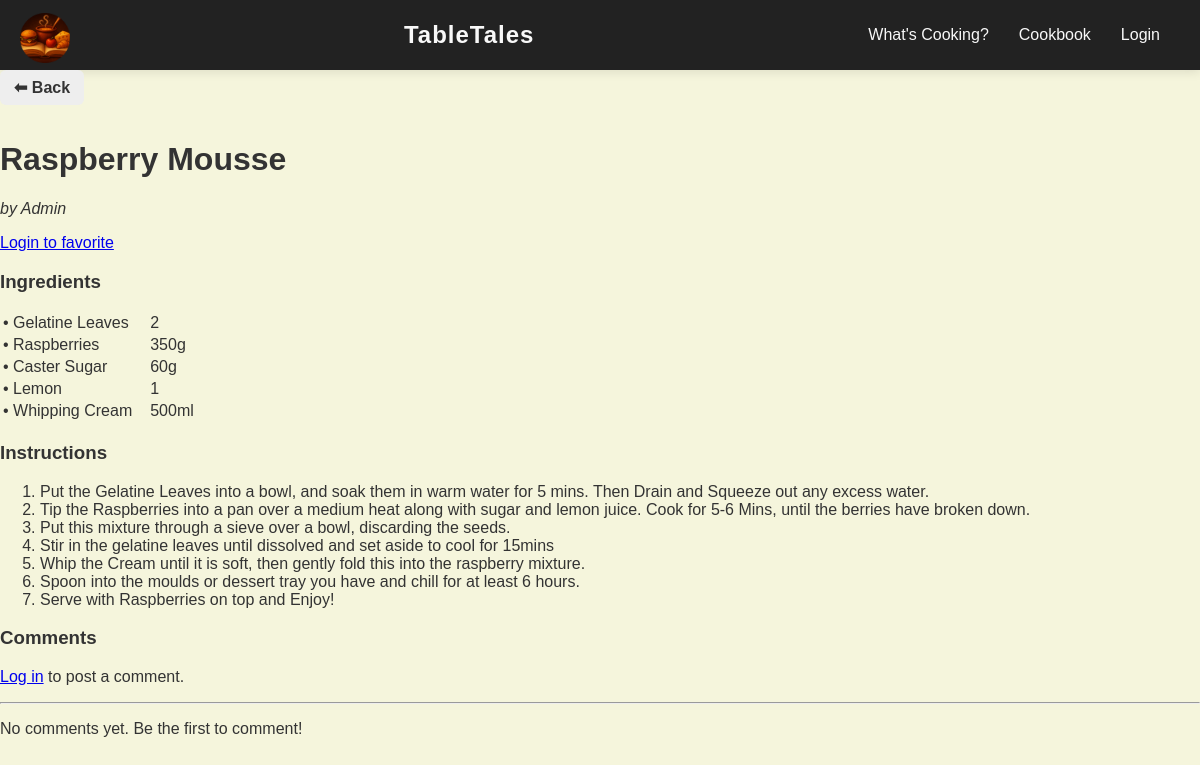
Screenshot of /recipe/8/ with the database file from the repository.
### tabletales/models.py (models this page shows, shortened)
class Recipe(models.Model):
    title = models.CharField(max_length=200)
    author = models.ForeignKey(User, on_delete=models.CASCADE)
    description = models.TextField(blank=True)  # optional short summary
    image = models.ImageField(upload_to='recipes/', default='recipes/default.png', blank=True, null=True)
    instructions = models.TextField(help_text="Enter each step on a new line")
    created_on = models.DateTimeField(auto_now_add=True)
    favorited_by = models.ManyToManyField(User, related_name='favorite_recipes', blank=True)
    def get_instruction_steps(self):
        return [step.strip() for step in self.instructions.split('\n') if step.strip()]
    class Meta:
        ordering = ['-created_on']

class Ingredient(models.Model):
    recipe = models.ForeignKey(
        Recipe,
        related_name='ingredients',
        on_delete=models.CASCADE
    )
    name = models.CharField(max_length=100)
    quantity = models.CharField(max_length=50)

### tabletales/views.py (the view, shortened to what this page needs)
# urls.py: path('recipe/<int:pk>/', views.recipe_detail, name='recipe_detail'),
def recipe_detail(request, pk):
    recipe = get_object_or_404(Recipe, pk=pk)
    comments = recipe.comments.all().order_by('-created_on')
    referer = request.META.get("HTTP_REFERER", "")
    if ("recipe_list" in referer) or ("cookbook" in referer):
        request.session["back_url"] = referer
    back_url = request.session.get("back_url", "/")
    return render(request, 'recipe_detail.html', {
        'recipe': recipe,
        'comments': comments,
        'back_url': back_url,
    })

### tabletales/templates/recipe_detail.html (shortened to what this page needs)
{% extends "base.html" %}
{% block content %}
<div class="detail-buttons">
    <a href="{{ back_url }}" class="btn back-btn">⬅ Back</a>
</div>
<h1>{{ recipe.title }}</h1>
<p><em>by {{ recipe.author.username }}</em></p>
<form action="{% url 'toggle_favorite' recipe.pk %}" method="post" style="display:inline;">
    {% if user.is_authenticated %}
        <button type="submit" style="border:none; background:none; cursor:pointer; font-size:24px;">
            {% if user in recipe.favorited_by.all %}
                ❤️
            {% else %}
                🤍
            {% endif %}
        </button>
    {% else %}
        <a href="{% url 'login' %}">Login to favorite</a>
    {% endif %}
</form>
<h3>Ingredients</h3>
<table>
  {% for ingredient in recipe.ingredients.all %}
  <tr>
    <td>• {{ ingredient.name }}</td>
    <td style="padding-left: 15px;">{{ ingredient.quantity }}</td>
  </tr>
  {% endfor %}
</table>
<h3>Instructions</h3>
<ol>
  {% for step in recipe.get_instruction_steps %}
    <li>{{ step }}</li>
  {% endfor %}
</ol>
<h3>Comments</h3>
{% if user.is_authenticated %}
  <form method="post" class="comment-form" style="margin-bottom:20px;">
    {% csrf_token %}
    <textarea name="text" rows="3" placeholder="Add your comment..." required style="width:100%;"></textarea><br>
    <button type="submit">Post Comment</button>
  </form>
{% else %}
  <p><a href="{% url 'login' %}">Log in</a> to post a comment.</p>
{% endif %}
<hr>
<div class="comments-section">
  {% for comment in comments %}
    <div class="comment" style="margin-bottom: 15px; padding: 10px; border-bottom: 1px solid #ddd;">
      <strong>{{ comment.user.username }}</strong>
      <p>{{ comment.text }}</p>
      <small>{{ comment.created_on|date:"jS F Y, g:i a" }}</small>
      {% if user == comment.user or user.is_staff or user.is_superuser %}
        <div class="comment-actions" style="margin-top: 5px;">
          <a href="{% url 'edit_comment' comment.id %}" style="color: blue; text-decoration: none;">✏️ Edit</a> |
          <a href="{% url 'delete_comment' comment.id %}" style="color: red; text-decoration: none;"
             onclick="return confirm('Are you sure you want to delete this comment?');">🗑️ Delete</a>
        </div>
      {% endif %}
    </div>
  {% empty %}
    <p>No comments yet. Be the first to comment!</p>
  {% endfor %}
</div>
{% endblock %}

### tabletales/static/css/style.css (style rules this page uses)
body { margin: 0; font-family: "Poppins", sans-serif; background-color: #F5F5DC; color: #333; }
.back-btn { display: inline-block; margin-bottom: 15px; padding: 8px 14px; background: #eee; border-radius: 6px; text-decoration: none; color: #333; font-weight: bold; transition: background 0.2s ease-in-out; }

### rows the page displays
Recipe: title "Raspberry Mousse", author.username "Admin"
Ingredient: name "Gelatine Leaves", quantity "2"
Ingredient: name "Raspberries", quantity "350g"
Ingredient: name "Caster Sugar", quantity "60g"
Ingredient: name "Lemon", quantity "1"
Ingredient: name "Whipping Cream", quantity "500ml"

### other values shown
{{ step }} "Put the Gelatine Leaves into a bowl, and soak them in warm water for 5 mins. Then Drain and Squeeze out any excess water." "Tip the Raspberries into a pan over a medium heat along with sugar and lemon juice. Cook for 5-6 Mins, until the berries have broken down." "Put this mixture through a sieve over a bowl, discarding the seeds." "Stir in the gelatine leaves until dissolved and set aside to cool for 15mins" "Whip the Cream until it is soft, then gently fold this into the raspberry mixture." "Spoon into the moulds or dessert tray you have and chill for at least 6 hours." "Serve with Raspberries on top and Enjoy!"
